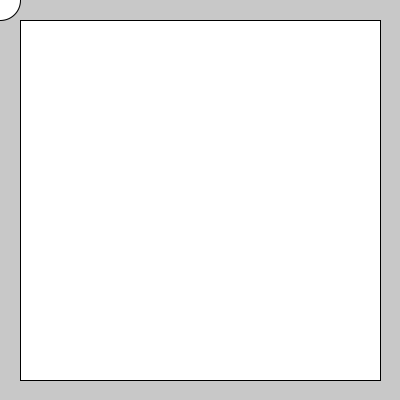
Frame 1 (no input)
Frame 60 (the mouse pressed at the canvas centre just before this capture): identical to frame 1, image omitted
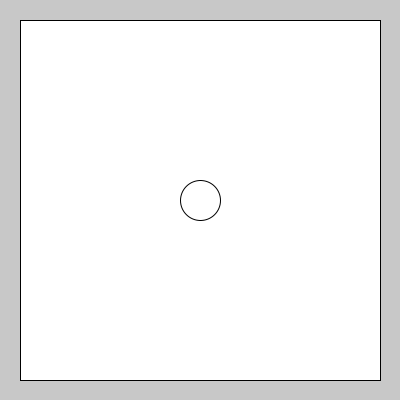
Frame 120 (the mouse held since frame 60 and released just before this capture)

The Processing sketch that drew these frames (run headless with seeded random() and noise(); from frame 60 on, the mouse is pressed at the canvas centre):

// Processing sketch: Unit01_04
// ── Unit01_04.pde
void setup() {
  size(400, 400);
}

void draw() {
  background(200);
  rect(20, 20, 360, 360);
  ellipse(mouseX, mouseY, 40, 40);
}
